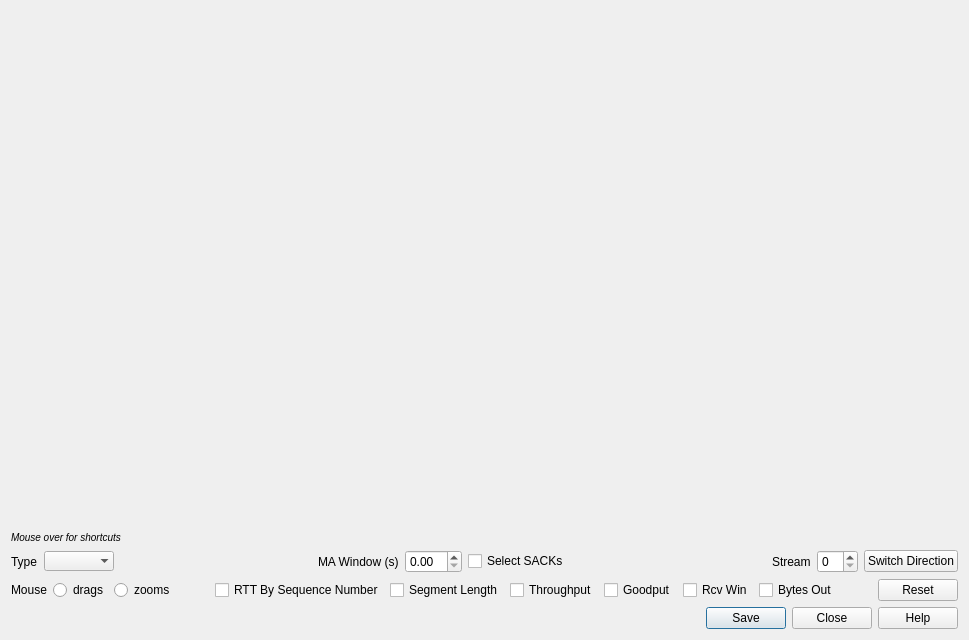
<?xml version="1.0" encoding="UTF-8"?>
<ui version="4.0">
 <class>TCPStreamDialog</class>
 <widget class="QDialog" name="TCPStreamDialog">
  <property name="geometry">
   <rect>
    <x>0</x>
    <y>0</y>
    <width>969</width>
    <height>640</height>
   </rect>
  </property>
  <property name="windowTitle">
   <string>Dialog</string>
  </property>
  <layout class="QVBoxLayout" name="verticalLayout">
   <item>
    <widget class="QCustomPlot" name="streamPlot" native="true">
     <property name="sizePolicy">
      <sizepolicy hsizetype="Preferred" vsizetype="Preferred">
       <horstretch>0</horstretch>
       <verstretch>1</verstretch>
      </sizepolicy>
     </property>
     <property name="focusPolicy">
      <enum>Qt::TabFocus</enum>
     </property>
    </widget>
   </item>
   <item>
    <widget class="QLabel" name="hintLabel">
     <property name="toolTip">
      <string>&lt;html&gt;&lt;head/&gt;&lt;body&gt;

&lt;h3&gt;Valuable and amazing time-saving keyboard shortcuts&lt;/h3&gt;
&lt;table&gt;&lt;tbody&gt;

&lt;tr&gt;&lt;th&gt;+&lt;/th&gt;&lt;td&gt;Zoom in&lt;/td&gt;&lt;/th&gt;
&lt;tr&gt;&lt;th&gt;-&lt;/th&gt;&lt;td&gt;Zoom out&lt;/td&gt;&lt;/th&gt;
&lt;tr&gt;&lt;th&gt;x&lt;/th&gt;&lt;td&gt;Zoom in X axis&lt;/td&gt;&lt;/th&gt;
&lt;tr&gt;&lt;th&gt;X&lt;/th&gt;&lt;td&gt;Zoom out X axis&lt;/td&gt;&lt;/th&gt;
&lt;tr&gt;&lt;th&gt;y&lt;/th&gt;&lt;td&gt;Zoom in Y axis&lt;/td&gt;&lt;/th&gt;
&lt;tr&gt;&lt;th&gt;Y&lt;/th&gt;&lt;td&gt;Zoom out Y axis&lt;/td&gt;&lt;/th&gt;
&lt;tr&gt;&lt;th&gt;0&lt;/th&gt;&lt;td&gt;Reset graph to its initial state&lt;/td&gt;&lt;/th&gt;

&lt;tr&gt;&lt;th&gt;→&lt;/th&gt;&lt;td&gt;Move right 10 pixels&lt;/td&gt;&lt;/th&gt;
&lt;tr&gt;&lt;th&gt;←&lt;/th&gt;&lt;td&gt;Move left 10 pixels&lt;/td&gt;&lt;/th&gt;
&lt;tr&gt;&lt;th&gt;↑&lt;/th&gt;&lt;td&gt;Move up 10 pixels&lt;/td&gt;&lt;/th&gt;
&lt;tr&gt;&lt;th&gt;↓&lt;/th&gt;&lt;td&gt;Move down 10 pixels&lt;/td&gt;&lt;/th&gt;
&lt;tr&gt;&lt;th&gt;&lt;i&gt;Shift+&lt;/i&gt;→&lt;/th&gt;&lt;td&gt;Move right 1 pixel&lt;/td&gt;&lt;/th&gt;
&lt;tr&gt;&lt;th&gt;&lt;i&gt;Shift+&lt;/i&gt;←&lt;/th&gt;&lt;td&gt;Move left 1 pixel&lt;/td&gt;&lt;/th&gt;
&lt;tr&gt;&lt;th&gt;&lt;i&gt;Shift+&lt;/i&gt;↑&lt;/th&gt;&lt;td&gt;Move up 1 pixel&lt;/td&gt;&lt;/th&gt;
&lt;tr&gt;&lt;th&gt;&lt;i&gt;Shift+&lt;/i&gt;↓&lt;/th&gt;&lt;td&gt;Move down 1 pixel&lt;/td&gt;&lt;/th&gt;

&lt;tr&gt;&lt;th&gt;&lt;i&gt;Pg Up&lt;/i&gt;&lt;/th&gt;&lt;td&gt;Next stream&lt;/td&gt;&lt;/th&gt;
&lt;tr&gt;&lt;th&gt;&lt;i&gt;Pg Dn&lt;/i&gt;&lt;/th&gt;&lt;td&gt;Previous stream&lt;/td&gt;&lt;/th&gt;
&lt;tr&gt;&lt;th&gt;d&lt;/th&gt;&lt;td&gt;Switch direction (swap TCP endpoints)&lt;/td&gt;&lt;/th&gt;
&lt;tr&gt;&lt;th&gt;g&lt;/th&gt;&lt;td&gt;Go to packet under cursor&lt;/td&gt;&lt;/th&gt;

&lt;tr&gt;&lt;th&gt;z&lt;/th&gt;&lt;td&gt;Toggle mouse drag / zoom&lt;/td&gt;&lt;/th&gt;
&lt;tr&gt;&lt;th&gt;s&lt;/th&gt;&lt;td&gt;Toggle relative / absolute sequence numbers&lt;/td&gt;&lt;/th&gt;
&lt;tr&gt;&lt;th&gt;t&lt;/th&gt;&lt;td&gt;Toggle capture / session time origin&lt;/td&gt;&lt;/th&gt;
&lt;tr&gt;&lt;th&gt;Space&lt;/th&gt;&lt;td&gt;Toggle crosshairs&lt;/td&gt;&lt;/th&gt;

&lt;tr&gt;&lt;th&gt;1&lt;/th&gt;&lt;td&gt;Round Trip Time graph&lt;/td&gt;&lt;/th&gt;
&lt;tr&gt;&lt;th&gt;2&lt;/th&gt;&lt;td&gt;Throughput graph&lt;/td&gt;&lt;/th&gt;
&lt;tr&gt;&lt;th&gt;3&lt;/th&gt;&lt;td&gt;Stevens-style Time / Sequence graph&lt;/td&gt;&lt;/th&gt;
&lt;tr&gt;&lt;th&gt;4&lt;/th&gt;&lt;td&gt;tcptrace-style Time / Sequence graph&lt;/td&gt;&lt;/th&gt;
&lt;tr&gt;&lt;th&gt;5&lt;/th&gt;&lt;td&gt;Window Scaling graph&lt;/td&gt;&lt;/th&gt;

&lt;/tbody&gt;&lt;/table&gt;
&lt;/body&gt;&lt;/html&gt;</string>
     </property>
     <property name="text">
      <string>&lt;small&gt;&lt;i&gt;Mouse over for shortcuts&lt;/i&gt;&lt;/small&gt;</string>
     </property>
     <property name="wordWrap">
      <bool>true</bool>
     </property>
    </widget>
   </item>
   <item>
    <layout class="QHBoxLayout" name="horizontalLayout">
     <item>
      <widget class="QLabel" name="label">
       <property name="text">
        <string>Type</string>
       </property>
      </widget>
     </item>
     <item>
      <widget class="QComboBox" name="graphTypeComboBox">
       <property name="focusPolicy">
        <enum>Qt::TabFocus</enum>
       </property>
       <property name="frame">
        <bool>false</bool>
       </property>
      </widget>
     </item>
     <item>
      <spacer name="horizontalSpacer_1a">
       <property name="orientation">
        <enum>Qt::Horizontal</enum>
       </property>
       <property name="sizeHint" stdset="0">
        <size>
         <width>40</width>
         <height>20</height>
        </size>
       </property>
      </spacer>
     </item>
     <item>
      <widget class="QLabel" name="maWindowSizeLabel">
       <property name="text">
        <string>MA Window (s)</string>
       </property>
      </widget>
     </item>
     <item>
      <widget class="QDoubleSpinBox" name="maWindowSizeSpinBox"/>
     </item>
     <item>
      <widget class="QCheckBox" name="selectSACKsCheckBox">
       <property name="focusPolicy">
        <enum>Qt::TabFocus</enum>
       </property>
       <property name="toolTip">
        <string>Allow SACK segments as well as data packets to be selected by clicking on the graph</string>
       </property>
       <property name="text">
        <string>Select SACKs</string>
       </property>
      </widget>
     </item>
     <item>
      <spacer name="horizontalSpacer_1b">
       <property name="orientation">
        <enum>Qt::Horizontal</enum>
       </property>
       <property name="sizeHint" stdset="0">
        <size>
         <width>40</width>
         <height>20</height>
        </size>
       </property>
      </spacer>
     </item>
     <item>
      <widget class="QLabel" name="streamNumberLabel">
       <property name="text">
        <string>Stream</string>
       </property>
      </widget>
     </item>
     <item>
      <widget class="QSpinBox" name="streamNumberSpinBox"/>
     </item>
     <item>
      <widget class="QPushButton" name="otherDirectionButton">
       <property name="toolTip">
        <string>&lt;html&gt;&lt;head/&gt;&lt;body&gt;&lt;p&gt;Switch the direction of the connection (view the opposite flow).&lt;/p&gt;&lt;/body&gt;&lt;/html&gt;</string>
       </property>
       <property name="text">
        <string>Switch Direction</string>
       </property>
      </widget>
     </item>
    </layout>
   </item>
   <item>
    <layout class="QHBoxLayout" name="horizontalLayout_2">
     <item>
      <widget class="QLabel" name="mouseLabel">
       <property name="text">
        <string>Mouse</string>
       </property>
      </widget>
     </item>
     <item>
      <widget class="QRadioButton" name="dragRadioButton">
       <property name="focusPolicy">
        <enum>Qt::TabFocus</enum>
       </property>
       <property name="toolTip">
        <string>Drag using the mouse button.</string>
       </property>
       <property name="text">
        <string>drags</string>
       </property>
       <property name="checkable">
        <bool>true</bool>
       </property>
       <attribute name="buttonGroup">
        <string notr="true">mouseButtonGroup</string>
       </attribute>
      </widget>
     </item>
     <item>
      <widget class="QRadioButton" name="zoomRadioButton">
       <property name="focusPolicy">
        <enum>Qt::TabFocus</enum>
       </property>
       <property name="toolTip">
        <string>Select using the mouse button.</string>
       </property>
       <property name="text">
        <string>zooms</string>
       </property>
       <property name="checkable">
        <bool>true</bool>
       </property>
       <attribute name="buttonGroup">
        <string notr="true">mouseButtonGroup</string>
       </attribute>
      </widget>
     </item>
     <item>
      <spacer name="horizontalSpacer_2a">
       <property name="orientation">
        <enum>Qt::Horizontal</enum>
       </property>
       <property name="sizeHint" stdset="0">
        <size>
         <width>40</width>
         <height>20</height>
        </size>
       </property>
      </spacer>
     </item>
     <item>
      <widget class="QCheckBox" name="bySeqNumberCheckBox">
       <property name="focusPolicy">
        <enum>Qt::TabFocus</enum>
       </property>
       <property name="toolTip">
        <string>Display Round Trip Time vs Sequence Number</string>
       </property>
       <property name="text">
        <string>RTT By Sequence Number</string>
       </property>
      </widget>
     </item>
     <item>
      <widget class="QCheckBox" name="showSegLengthCheckBox">
       <property name="focusPolicy">
        <enum>Qt::TabFocus</enum>
       </property>
       <property name="toolTip">
        <string>Display graph of Segment Length vs Time</string>
       </property>
       <property name="text">
        <string>Segment Length</string>
       </property>
      </widget>
     </item>
     <item>
      <widget class="QCheckBox" name="showThroughputCheckBox">
       <property name="focusPolicy">
        <enum>Qt::TabFocus</enum>
       </property>
       <property name="toolTip">
        <string>Display graph of Mean Transmitted Bytes vs Time</string>
       </property>
       <property name="text">
        <string>Throughput</string>
       </property>
      </widget>
     </item>
     <item>
      <widget class="QCheckBox" name="showGoodputCheckBox">
       <property name="focusPolicy">
        <enum>Qt::TabFocus</enum>
       </property>
       <property name="toolTip">
        <string>Display graph of Mean ACKed Bytes vs Time</string>
       </property>
       <property name="text">
        <string>Goodput</string>
       </property>
      </widget>
     </item>
     <item>
      <widget class="QCheckBox" name="showRcvWinCheckBox">
       <property name="focusPolicy">
        <enum>Qt::TabFocus</enum>
       </property>
       <property name="toolTip">
        <string>Display graph of Receive Window Size vs Time</string>
       </property>
       <property name="text">
        <string>Rcv Win</string>
       </property>
      </widget>
     </item>
     <item>
      <widget class="QCheckBox" name="showBytesOutCheckBox">
       <property name="focusPolicy">
        <enum>Qt::TabFocus</enum>
       </property>
       <property name="toolTip">
        <string>Display graph of Outstanding Bytes vs Time</string>
       </property>
       <property name="text">
        <string>Bytes Out</string>
       </property>
      </widget>
     </item>
     <item>
      <spacer name="horizontalSpacer_2b">
       <property name="orientation">
        <enum>Qt::Horizontal</enum>
       </property>
       <property name="sizeHint" stdset="0">
        <size>
         <width>40</width>
         <height>20</height>
        </size>
       </property>
      </spacer>
     </item>
     <item>
      <widget class="QPushButton" name="resetButton">
       <property name="toolTip">
        <string>&lt;html&gt;&lt;head/&gt;&lt;body&gt;&lt;p&gt;Reset the graph to its initial state.&lt;/p&gt;&lt;/body&gt;&lt;/html&gt;</string>
       </property>
       <property name="text">
        <string>Reset</string>
       </property>
      </widget>
     </item>
    </layout>
   </item>
   <item>
    <widget class="QDialogButtonBox" name="buttonBox">
     <property name="orientation">
      <enum>Qt::Horizontal</enum>
     </property>
     <property name="standardButtons">
      <set>QDialogButtonBox::Close|QDialogButtonBox::Help|QDialogButtonBox::Save</set>
     </property>
    </widget>
   </item>
  </layout>
  <action name="actionReset">
   <property name="text">
    <string>Reset Graph</string>
   </property>
   <property name="toolTip">
    <string>Reset the graph to its initial state.</string>
   </property>
   <property name="shortcut">
    <string>0</string>
   </property>
  </action>
  <action name="actionZoomIn">
   <property name="text">
    <string>Zoom In</string>
   </property>
   <property name="toolTip">
    <string>Zoom In</string>
   </property>
   <property name="shortcut">
    <string>+</string>
   </property>
  </action>
  <action name="actionZoomOut">
   <property name="text">
    <string>Zoom Out</string>
   </property>
   <property name="toolTip">
    <string>Zoom Out</string>
   </property>
   <property name="shortcut">
    <string>-</string>
   </property>
  </action>
  <action name="actionMoveUp10">
   <property name="text">
    <string>Move Up 10 Pixels</string>
   </property>
   <property name="toolTip">
    <string>Move Up 10 Pixels</string>
   </property>
   <property name="shortcut">
    <string>Up</string>
   </property>
  </action>
  <action name="actionMoveLeft10">
   <property name="text">
    <string>Move Left 10 Pixels</string>
   </property>
   <property name="toolTip">
    <string>Move Left 10 Pixels</string>
   </property>
   <property name="shortcut">
    <string>Left</string>
   </property>
  </action>
  <action name="actionMoveRight10">
   <property name="text">
    <string>Move Right 10 Pixels</string>
   </property>
   <property name="toolTip">
    <string>Move Right 10 Pixels</string>
   </property>
   <property name="shortcut">
    <string>Right</string>
   </property>
  </action>
  <action name="actionMoveDown10">
   <property name="text">
    <string>Move Down 10 Pixels</string>
   </property>
   <property name="toolTip">
    <string>Move Down 10 Pixels</string>
   </property>
   <property name="shortcut">
    <string>Down</string>
   </property>
  </action>
  <action name="actionMoveUp1">
   <property name="text">
    <string>Move Up 1 Pixel</string>
   </property>
   <property name="toolTip">
    <string>Move Up 1 Pixel</string>
   </property>
   <property name="shortcut">
    <string>Shift+Up</string>
   </property>
  </action>
  <action name="actionMoveLeft1">
   <property name="text">
    <string>Move Left 1 Pixel</string>
   </property>
   <property name="toolTip">
    <string>Move Left 1 Pixel</string>
   </property>
   <property name="shortcut">
    <string>Shift+Left</string>
   </property>
  </action>
  <action name="actionMoveRight1">
   <property name="text">
    <string>Move Right 1 Pixel</string>
   </property>
   <property name="toolTip">
    <string>Move Right 1 Pixel</string>
   </property>
   <property name="shortcut">
    <string>Shift+Right</string>
   </property>
  </action>
  <action name="actionMoveDown1">
   <property name="text">
    <string>Move Down 1 Pixel</string>
   </property>
   <property name="toolTip">
    <string>Move Down 1 Pixel</string>
   </property>
   <property name="shortcut">
    <string>Shift+Down</string>
   </property>
  </action>
  <action name="actionNextStream">
   <property name="text">
    <string>Next Stream</string>
   </property>
   <property name="toolTip">
    <string>Go to the next stream in the capture</string>
   </property>
   <property name="shortcut">
    <string>PgUp</string>
   </property>
  </action>
  <action name="actionPreviousStream">
   <property name="text">
    <string>Previous Stream</string>
   </property>
   <property name="toolTip">
    <string>Go to the previous stream in the capture</string>
   </property>
   <property name="shortcut">
    <string>PgDown</string>
   </property>
  </action>
  <action name="actionSwitchDirection">
   <property name="text">
    <string>Switch Direction</string>
   </property>
   <property name="toolTip">
    <string>Switch direction (swap TCP endpoints)</string>
   </property>
   <property name="shortcut">
    <string>D</string>
   </property>
  </action>
  <action name="actionGoToPacket">
   <property name="text">
    <string>Go To Packet Under Cursor</string>
   </property>
   <property name="toolTip">
    <string>Go to packet currently under the cursor</string>
   </property>
   <property name="shortcut">
    <string>G</string>
   </property>
  </action>
  <action name="actionDragZoom">
   <property name="text">
    <string>Drag / Zoom</string>
   </property>
   <property name="toolTip">
    <string>Toggle mouse drag / zoom behavior</string>
   </property>
   <property name="shortcut">
    <string>Z</string>
   </property>
  </action>
  <action name="actionToggleSequenceNumbers">
   <property name="text">
    <string>Relative / Absolute Sequence Numbers</string>
   </property>
   <property name="toolTip">
    <string>Toggle relative / absolute sequence numbers</string>
   </property>
   <property name="shortcut">
    <string>S</string>
   </property>
  </action>
  <action name="actionToggleTimeOrigin">
   <property name="text">
    <string>Capture / Session Time Origin</string>
   </property>
   <property name="toolTip">
    <string>Toggle capture / session time origin</string>
   </property>
   <property name="shortcut">
    <string>T</string>
   </property>
  </action>
  <action name="actionCrosshairs">
   <property name="text">
    <string>Crosshairs</string>
   </property>
   <property name="toolTip">
    <string>Toggle crosshairs</string>
   </property>
   <property name="shortcut">
    <string>Space</string>
   </property>
  </action>
  <action name="actionRoundTripTime">
   <property name="text">
    <string>Round Trip Time</string>
   </property>
   <property name="toolTip">
    <string>Switch to the Round Trip Time graph</string>
   </property>
   <property name="shortcut">
    <string>1</string>
   </property>
  </action>
  <action name="actionThroughput">
   <property name="text">
    <string>Throughput</string>
   </property>
   <property name="toolTip">
    <string>Switch to the Throughput graph</string>
   </property>
   <property name="shortcut">
    <string>2</string>
   </property>
  </action>
  <action name="actionStevens">
   <property name="text">
    <string>Time / Sequence (Stevens)</string>
   </property>
   <property name="toolTip">
    <string>Switch to the Stevens-style Time / Sequence graph</string>
   </property>
   <property name="shortcut">
    <string>3</string>
   </property>
  </action>
  <action name="actionWindowScaling">
   <property name="text">
    <string>Window Scaling</string>
   </property>
   <property name="toolTip">
    <string>Switch to the Window Scaling graph</string>
   </property>
   <property name="shortcut">
    <string>6</string>
   </property>
  </action>
  <action name="actionTcptrace">
   <property name="text">
    <string>Time / Sequence (tcptrace)</string>
   </property>
   <property name="toolTip">
    <string>Switch to the tcptrace-style Time / Sequence graph</string>
   </property>
   <property name="shortcut">
    <string>4</string>
   </property>
  </action>
  <action name="actionTcpOverlapped">
   <property name="text">
    <string>Time / Sequence (overlapped)</string>
   </property>
   <property name="toolTip">
    <string>Switch to the tcpoverlapped-style Time / Sequence graph</string>
   </property>
   <property name="shortcut">
    <string>5</string>
   </property>
  </action>
  <action name="actionZoomInX">
   <property name="text">
    <string>Zoom In X Axis</string>
   </property>
   <property name="toolTip">
    <string>Zoom In X Axis</string>
   </property>
   <property name="shortcut">
    <string>X</string>
   </property>
  </action>
  <action name="actionZoomOutX">
   <property name="text">
    <string>Zoom Out X Axis</string>
   </property>
   <property name="toolTip">
    <string>Zoom Out X Axis</string>
   </property>
   <property name="shortcut">
    <string>Shift+X</string>
   </property>
  </action>
  <action name="actionZoomInY">
   <property name="text">
    <string>Zoom In Y Axis</string>
   </property>
   <property name="toolTip">
    <string>Zoom In Y Axis</string>
   </property>
   <property name="shortcut">
    <string>Y</string>
   </property>
  </action>
  <action name="actionZoomOutY">
   <property name="text">
    <string>Zoom Out Y Axis</string>
   </property>
   <property name="toolTip">
    <string>Zoom Out Y Axis</string>
   </property>
   <property name="shortcut">
    <string>Shift+Y</string>
   </property>
  </action>
 </widget>
 <customwidgets>
  <customwidget>
   <class>QCustomPlot</class>
   <extends>QWidget</extends>
   <header>widgets/qcustomplot.h</header>
   <container>1</container>
  </customwidget>
 </customwidgets>
 <resources/>
 <connections>
  <connection>
   <sender>buttonBox</sender>
   <signal>accepted()</signal>
   <receiver>TCPStreamDialog</receiver>
   <slot>accept()</slot>
   <hints>
    <hint type="sourcelabel">
     <x>248</x>
     <y>254</y>
    </hint>
    <hint type="destinationlabel">
     <x>157</x>
     <y>274</y>
    </hint>
   </hints>
  </connection>
  <connection>
   <sender>buttonBox</sender>
   <signal>rejected()</signal>
   <receiver>TCPStreamDialog</receiver>
   <slot>reject()</slot>
   <hints>
    <hint type="sourcelabel">
     <x>316</x>
     <y>260</y>
    </hint>
    <hint type="destinationlabel">
     <x>286</x>
     <y>274</y>
    </hint>
   </hints>
  </connection>
 </connections>
 <buttongroups>
  <buttongroup name="mouseButtonGroup"/>
 </buttongroups>
</ui>
